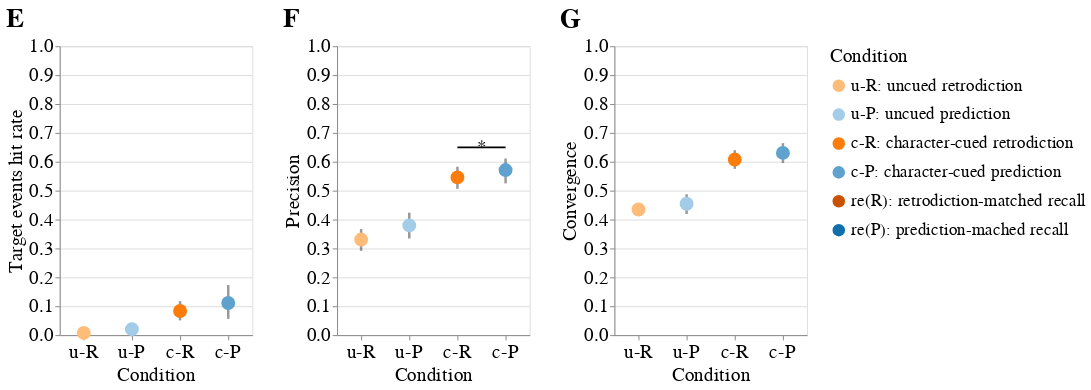

Notebook cell for this chart:
### Code cell
data = cond_mean_ci.query(f"condition=={cond_pr}")

base = alt.Chart(data).encode(
    alt.X(field='cond_short', type='nominal', sort=cond_pr_recall_short, 
          axis=alt.Axis(title='Condition', labelAngle=0)),
)

width = 200; height= 300; point_size = 120

# precision
prec_point = base.mark_circle(opacity=1, size=point_size, filled=True, strokeWidth=3.5).encode(
    alt.Y('res_1_simi_info_z_r:Q', axis=alt.Axis(title='Precision'), scale=alt.Scale(domain=(0, 1))), 
#     strokeWidth = alt.StrokeWidth('strokeWidth', legend=None),
    stroke = alt.Color('cond_long', scale=alt.Scale(domain=list(cond_long_3_map.values()), 
                                                    range=list(color_stroke_color_3_map.values()))),
    tooltip='res_1_simi_info_z_r',
    fill=alt.Color('cond_long', scale=alt.Scale(domain=list(cond_long_3_map.values()), 
                                                range=list(cond_color_3_map.values())),
                   legend=alt.Legend(direction='vertical', title="Condition"))
)

prec_error_bar = base.mark_rule(size=2.6, color='black', opacity=0.4).encode(
    y='ci0(res_1_simi_info_z_ci_lower_r)',
    y2='ci1(res_1_simi_info_z_ci_upper_r)',  
)


prec_plot = (prec_error_bar + prec_point).properties(width=width, height=height, title='F').\
    transform_filter(alt.FieldOneOfPredicate(field='condition', oneOf=cond_pr)
)

# target hit rate
target_hit_rate = prec_point.encode(
    alt.Y('target_hit_rate:Q', axis=alt.Axis(title='Target events hit rate'), 
          scale=alt.Scale(domain=(0, 1))
         ), 
    tooltip='target_hit_rate',
)

target_hit_rate_error = prec_error_bar.encode(
    y='ci0(target_hit_rate_ci_lower)',
    y2='ci1(target_hit_rate_ci_upper)',  
)
target_plot = (target_hit_rate_error + target_hit_rate).properties(width=width, height=height, title='E') # .\
    # transform_filter(alt.FieldOneOfPredicate(field='condition', oneOf=cond_pr)
#)

# convergence
conv_point = prec_point.encode(
    alt.Y('res_1_MD_z_r:Q', axis=alt.Axis(title='Convergence'), 
          scale=alt.Scale(domain=(0, 1))), 
    tooltip='res_1_MD_z_r',
)

conv_error = prec_error_bar.encode(
    y='ci0(res_1_MD_z_ci_lower_r)',
    y2='ci1(res_1_MD_z_ci_upper_r)',  
)

conv_plot = (conv_error + conv_point).properties(width=width, height=height, title='G')

# sig
h1 = 0.65
prec_sig = pd.DataFrame({'cond_short': ['c-R'], 'x2': ['c-P'], 'y':[h1], 'text':['*']})
prec_line = pd.DataFrame({'cond_short': ['c-R','c-P'], 'y':[h1]*2})

prec_sig_line = alt.Chart(prec_line).mark_line(strokeWidth=2, color='black').encode(
    alt.X(field='cond_short', type='nominal', sort=cond_pr_recall_short),
    y='y')

prec_sig_text = alt.Chart(prec_sig).mark_text(dx=25, fontSize=20).encode(       #dx=21
    alt.X(field='cond_short', type='nominal', sort=cond_pr_recall_short),
    y='y', text='text')



# # for denoting sig ***
# overlay = pd.DataFrame({'cond_short': ['R','P'], 'sig':[0.2,0.4], 'text':['    p','dfsdfsdfsdfsdfr']})
# line_test = alt.Chart(overlay).mark_line(color='red', strokeWidth=3).encode(x='cond_short:O', y='sig')
# text_test = alt.Chart(overlay).mark_text(color='blue', dx=4).encode(x='cond_short:O', y='sig', text='text')

p = (target_plot | prec_plot+prec_sig_line+prec_sig_text | conv_plot

).configure_legend(
    columns=1,
    columnPadding=40,
    symbolSize=100, 
    orient='none',
    legendX=800,  # 0
    legendY=0,   # 400
    symbolStrokeWidth=3,
    rowPadding=8,
    labelFontSize=18, 
    titleFontWeight='normal',
    titleFontSize=20,
    titlePadding=12,
    labelLimit=1000
).configure_axis(
    titleFontSize=20,
    labelFontSize=20,
    titleFontWeight='normal',
    labelFontWeight='normal',
).configure_concat(
    spacing=30
).configure_title(
    fontSize=28,
    anchor='start',
#     offset=20
)

# p.save('../figs/core/summary_results.svg') # use manual save instead
p

### Figure 1 — Vega-Lite specification as saved in the notebook (floating-point values rounded to 4 significant figures)
{"config": {"view": {"continuousWidth": 400, "continuousHeight": 300}, "axis": {"labelFontSize": 20, "labelFontWeight": "normal", "titleFontSize": 20, "titleFontWeight": "normal"}, "concat": {"spacing": 30}, "legend": {"columnPadding": 40, "columns": 1, "labelFontSize": 18, "labelLimit": 1000, "legendX": 800, "legendY": 0, "orient": "none", "rowPadding": 8, "symbolSize": 100, "symbolStrokeWidth": 3, "titleFontSize": 20, "titleFontWeight": "normal", "titlePadding": 12}, "title": {"anchor": "start", "fontSize": 28}}, "hconcat": [{"layer": [{"mark": {"type": "rule", "color": "black", "opacity": 0.4, "size": 2.6}, "encoding": {"x": {"axis": {"labelAngle": 0, "title": "Condition"}, "field": "cond_short", "sort": ["u-R", "u-P", "c-R", "c-P", "c-RP", "c-PR", "re(R)", "re(P)"], "type": "nominal"}, "y": {"aggregate": "ci0", "field": "target_hit_rate_ci_lower", "type": "quantitative"}, "y2": {"aggregate": "ci1", "field": "target_hit_rate_ci_upper"}}}, {"mark": {"type": "circle", "filled": true, "opacity": 1, "size": 120, "strokeWidth": 3.5}, "encoding": {"fill": {"field": "cond_long", "legend": {"direction": "vertical", "title": "Condition"}, "scale": {"domain": ["u-R: uncued retrodiction", "u-P: uncued prediction", "c-R: character-cued retrodiction", "c-P: character-cued prediction", "re(R): retrodiction-matched recall", "re(P): prediction-mached recall"], "range": ["#ffbc79", "#a3cce9", "#fc7d0b", "#5fa2ce", "#c85200", "#1170aa"]}, "type": "nominal"}, "stroke": {"field": "cond_long", "scale": {"domain": ["u-R: uncued retrodiction", "u-P: uncued prediction", "c-R: character-cued retrodiction", "c-P: character-cued prediction", "re(R): retrodiction-matched recall", "re(P): prediction-mached recall"], "range": ["#ffbc79", "#a3cce9", "#fc7d0b", "#5fa2ce", "#c85200", "#1170aa"]}, "type": "nominal"}, "tooltip": {"field": "target_hit_rate", "type": "quantitative"}, "x": {"axis": {"labelAngle": 0, "title": "Condition"}, "field": "cond_short", "sort": ["u-R", "u-P", "c-R", "c-P", "c-RP", "c-PR", "re(R)", "re(P)"], "type": "nominal"}, "y": {"axis": {"title": "Target events hit rate"}, "field": "target_hit_rate", "scale": {"domain": [0, 1]}, "type": "quantitative"}}}], "height": 300, "title": "E", "width": 200}, {"layer": [{"mark": {"type": "rule", "color": "black", "opacity": 0.4, "size": 2.6}, "encoding": {"x": {"axis": {"labelAngle": 0, "title": "Condition"}, "field": "cond_short", "sort": ["u-R", "u-P", "c-R", "c-P", "c-RP", "c-PR", "re(R)", "re(P)"], "type": "nominal"}, "y": {"aggregate": "ci0", "field": "res_1_simi_info_z_ci_lower_r", "type": "quantitative"}, "y2": {"aggregate": "ci1", "field": "res_1_simi_info_z_ci_upper_r"}}}, {"mark": {"type": "circle", "filled": true, "opacity": 1, "size": 120, "strokeWidth": 3.5}, "encoding": {"fill": {"field": "cond_long", "legend": {"direction": "vertical", "title": "Condition"}, "scale": {"domain": ["u-R: uncued retrodiction", "u-P: uncued prediction", "c-R: character-cued retrodiction", "c-P: character-cued prediction", "re(R): retrodiction-matched recall", "re(P): prediction-mached recall"], "range": ["#ffbc79", "#a3cce9", "#fc7d0b", "#5fa2ce", "#c85200", "#1170aa"]}, "type": "nominal"}, "stroke": {"field": "cond_long", "scale": {"domain": ["u-R: uncued retrodiction", "u-P: uncued prediction", "c-R: character-cued retrodiction", "c-P: character-cued prediction", "re(R): retrodiction-matched recall", "re(P): prediction-mached recall"], "range": ["#ffbc79", "#a3cce9", "#fc7d0b", "#5fa2ce", "#c85200", "#1170aa"]}, "type": "nominal"}, "tooltip": {"field": "res_1_simi_info_z_r", "type": "quantitative"}, "x": {"axis": {"labelAngle": 0, "title": "Condition"}, "field": "cond_short", "sort": ["u-R", "u-P", "c-R", "c-P", "c-RP", "c-PR", "re(R)", "re(P)"], "type": "nominal"}, "y": {"axis": {"title": "Precision"}, "field": "res_1_simi_info_z_r", "scale": {"domain": [0, 1]}, "type": "quantitative"}}}, {"data": {"name": "data-5d4f8714e0bbb25a78d8951385f2c07b"}, "mark": {"type": "line", "color": "black", "strokeWidth": 2}, "encoding": {"x": {"field": "cond_short", "sort": ["u-R", "u-P", "c-R", "c-P", "c-RP", "c-PR", "re(R)", "re(P)"], "type": "nominal"}, "y": {"field": "y", "type": "quantitative"}}}, {"data": {"name": "data-b0fb38a96d6cd8b9cfc3c8367c2e665f"}, "mark": {"type": "text", "dx": 25, "fontSize": 20}, "encoding": {"text": {"field": "text", "type": "nominal"}, "x": {"field": "cond_short", "sort": ["u-R", "u-P", "c-R", "c-P", "c-RP", "c-PR", "re(R)", "re(P)"], "type": "nominal"}, "y": {"field": "y", "type": "quantitative"}}}], "height": 300, "title": "F", "transform": [{"filter": {"field": "condition", "oneOf": ["r0", "p0", "r", "p"]}}], "width": 200}, {"layer": [{"mark": {"type": "rule", "color": "black", "opacity": 0.4, "size": 2.6}, "encoding": {"x": {"axis": {"labelAngle": 0, "title": "Condition"}, "field": "cond_short", "sort": ["u-R", "u-P", "c-R", "c-P", "c-RP", "c-PR", "re(R)", "re(P)"], "type": "nominal"}, "y": {"aggregate": "ci0", "field": "res_1_MD_z_ci_lower_r", "type": "quantitative"}, "y2": {"aggregate": "ci1", "field": "res_1_MD_z_ci_upper_r"}}}, {"mark": {"type": "circle", "filled": true, "opacity": 1, "size": 120, "strokeWidth": 3.5}, "encoding": {"fill": {"field": "cond_long", "legend": {"direction": "vertical", "title": "Condition"}, "scale": {"domain": ["u-R: uncued retrodiction", "u-P: uncued prediction", "c-R: character-cued retrodiction", "c-P: character-cued prediction", "re(R): retrodiction-matched recall", "re(P): prediction-mached recall"], "range": ["#ffbc79", "#a3cce9", "#fc7d0b", "#5fa2ce", "#c85200", "#1170aa"]}, "type": "nominal"}, "stroke": {"field": "cond_long", "scale": {"domain": ["u-R: uncued retrodiction", "u-P: uncued prediction", "c-R: character-cued retrodiction", "c-P: character-cued prediction", "re(R): retrodiction-matched recall", "re(P): prediction-mached recall"], "range": ["#ffbc79", "#a3cce9", "#fc7d0b", "#5fa2ce", "#c85200", "#1170aa"]}, "type": "nominal"}, "tooltip": {"field": "res_1_MD_z_r", "type": "quantitative"}, "x": {"axis": {"labelAngle": 0, "title": "Condition"}, "field": "cond_short", "sort": ["u-R", "u-P", "c-R", "c-P", "c-RP", "c-PR", "re(R)", "re(P)"], "type": "nominal"}, "y": {"axis": {"title": "Convergence"}, "field": "res_1_MD_z_r", "scale": {"domain": [0, 1]}, "type": "quantitative"}}}], "height": 300, "title": "G", "width": 200}], "data": {"name": "data-f24a856376d38605985f317dbab05d16"}, "$schema": "https://vega.github.io/schema/vega-lite/v4.17.0.json", "datasets": {"data-f24a856376d38605985f317dbab05d16": [{"condition": "p", "e_target": 0.4034, "e_target_ci_lower": 0.2338, "e_target_ci_upper": 0.5747, "target_hit_rate": 0.1113, "target_hit_rate_ci_lower": 0.05633, "target_hit_rate_ci_upper": 0.1731, "res_1_simi_info_z": 0.6494, "res_1_simi_info_z_ci_lower": 0.5837, "res_1_simi_info_z_ci_upper": 0.711, "res_1_MD_z": 0.7427, "res_1_MD_z_ci_lower": 0.6865, "res_1_MD_z_ci_upper": 0.8009, "res_1_simi_info_z_r": 0.5713, "res_1_simi_info_z_ci_lower_r": 0.5254, "res_1_simi_info_z_ci_upper_r": 0.6113, "res_1_MD_z_r": 0.6308, "res_1_MD_z_ci_lower_r": 0.5958, "res_1_MD_z_ci_upper_r": 0.6645, "cond_short": "c-P", "cond_long": "c-P: character-cued prediction"}, {"condition": "p0", "e_target": 0.1042, "e_target_ci_lower": 0.03935, "e_target_ci_upper": 0.1898, "target_hit_rate": 0.02049, "target_hit_rate_ci_lower": 0.01044, "target_hit_rate_ci_upper": 0.03126, "res_1_simi_info_z": 0.3998, "res_1_simi_info_z_ci_lower": 0.3478, "res_1_simi_info_z_ci_upper": 0.4524, "res_1_MD_z": 0.4906, "res_1_MD_z_ci_lower": 0.4471, "res_1_MD_z_ci_upper": 0.5328, "res_1_simi_info_z_r": 0.3798, "res_1_simi_info_z_ci_lower_r": 0.3344, "res_1_simi_info_z_ci_upper_r": 0.4238, "res_1_MD_z_r": 0.4547, "res_1_MD_z_ci_lower_r": 0.4195, "res_1_MD_z_ci_upper_r": 0.4875, "cond_short": "u-P", "cond_long": "u-P: uncued prediction"}, {"condition": "r", "e_target": 0.5913, "e_target_ci_lower": 0.3057, "e_target_ci_upper": 0.9226, "target_hit_rate": 0.08358, "target_hit_rate_ci_lower": 0.05104, "target_hit_rate_ci_upper": 0.1174, "res_1_simi_info_z": 0.6126, "res_1_simi_info_z_ci_lower": 0.5579, "res_1_simi_info_z_ci_upper": 0.6667, "res_1_MD_z": 0.7052, "res_1_MD_z_ci_lower": 0.6557, "res_1_MD_z_ci_upper": 0.7581, "res_1_simi_info_z_r": 0.546, "res_1_simi_info_z_ci_lower_r": 0.5064, "res_1_simi_info_z_ci_upper_r": 0.5828, "res_1_MD_z_r": 0.6076, "res_1_MD_z_ci_lower_r": 0.5755, "res_1_MD_z_ci_upper_r": 0.6399, "cond_short": "c-R", "cond_long": "c-R: character-cued retrodiction"}, {"condition": "r0", "e_target": 0.05921, "e_target_ci_lower": 0.01535, "e_target_ci_upper": 0.1162, "target_hit_rate": 0.00757, "target_hit_rate_ci_lower": 0.002705, "target_hit_rate_ci_upper": 0.01323, "res_1_simi_info_z": 0.3437, "res_1_simi_info_z_ci_lower": 0.3006, "res_1_simi_info_z_ci_upper": 0.3852, "res_1_MD_z": 0.4658, "res_1_MD_z_ci_lower": null, "res_1_MD_z_ci_upper": null, "res_1_simi_info_z_r": 0.3308, "res_1_simi_info_z_ci_lower_r": 0.2918, "res_1_simi_info_z_ci_upper_r": 0.3672, "res_1_MD_z_r": 0.4348, "res_1_MD_z_ci_lower_r": null, "res_1_MD_z_ci_upper_r": null, "cond_short": "u-R", "cond_long": "u-R: uncued retrodiction"}], "data-5d4f8714e0bbb25a78d8951385f2c07b": [{"cond_short": "c-R", "y": 0.65}, {"cond_short": "c-P", "y": 0.65}], "data-b0fb38a96d6cd8b9cfc3c8367c2e665f": [{"cond_short": "c-R", "x2": "c-P", "y": 0.65, "text": "*"}]}}
